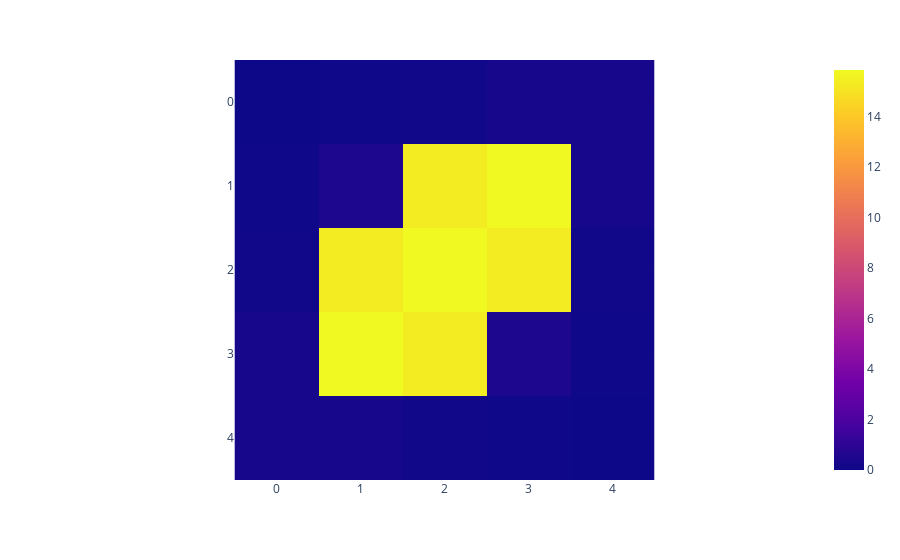

Write notebook code for a chart like this one.
### Code cell
tunneling_strengths = compute_tunneling_strengths(energies)
neighbor_tunneling_strengths = compute_neighbor_tunneling_strengths(tunneling_strengths, radius=2)
px.imshow(neighbor_tunneling_strengths * RECOIL_ENERGY_752, zmax=15.83711)

### Figure 1 — Plotly figure (JSON) as saved in the notebook; plotly's stock layout.template omitted (floating-point values rounded to 4 significant figures)
{"data": [{"coloraxis": "coloraxis", "hovertemplate": "x: %{x}<br>y: %{y}<br>color: %{z}<extra></extra>", "name": "0", "type": "heatmap", "xaxis": "x", "yaxis": "y", "z": [[0.001443, 0.05876, 0.07963, 0.3041, 0.3176], [0.05876, 0.4984, 15.37, 15.84, 0.3041], [0.07963, 15.37, 13330.0, 15.37, 0.07963], [0.3041, 15.84, 15.37, 0.4984, 0.05876], [0.3176, 0.3041, 0.07963, 0.05876, 0.001443]]}], "layout": {"coloraxis": {"cmax": 15.84, "cmin": 0.001443, "colorscale": [[0, "#0d0887"], [0.1111, "#46039f"], [0.2222, "#7201a8"], [0.3333, "#9c179e"], [0.4444, "#bd3786"], [0.5556, "#d8576b"], [0.6667, "#ed7953"], [0.7778, "#fb9f3a"], [0.8889, "#fdca26"], [1, "#f0f921"]]}, "margin": {"t": 60}, "xaxis": {"anchor": "y", "constrain": "domain", "domain": [0, 1], "scaleanchor": "y"}, "yaxis": {"anchor": "x", "autorange": "reversed", "constrain": "domain", "domain": [0, 1]}}}
